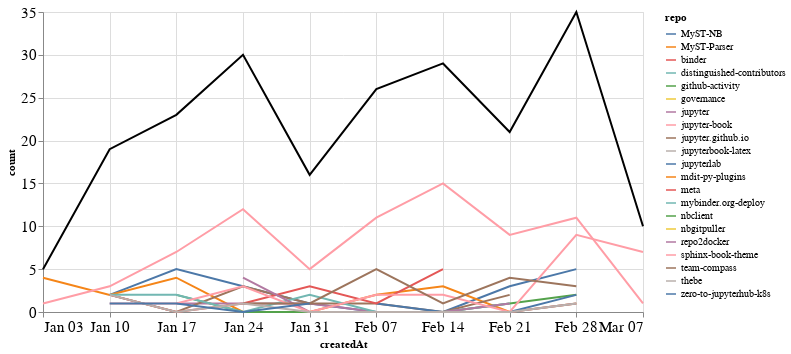

The notebook cell saved with this chart:
### Markdown cell above
### Comments

### Code cell
comments_time = comments.groupby('repo').resample('W', on='createdAt').count()['author'].reset_index()
comments_time = comments_time.rename(columns={'author': 'count'})
comments_time_total = comments_time.groupby('createdAt').agg({"count": "sum"}).reset_index()
ch1 = alt.Chart(comments_time, width=600).mark_line().encode(
    x='createdAt',
    y='count',
    color='repo',
    tooltip="repo"
)

ch2 = alt.Chart(comments_time_total, width=600).mark_line(color="black").encode(
    x='createdAt',
    y='count',
)

ch1 + ch2

### Figure 1 — Vega-Lite specification as saved in the notebook (floating-point values rounded to 4 significant figures)
{"config": {"axisLeft": {"labelFontSize": 15}, "axisBottom": {"labelFontSize": 15}}, "layer": [{"data": {"name": "data-df5646db410f4ff5a5106aaab8491816"}, "mark": "line", "encoding": {"color": {"type": "nominal", "field": "repo"}, "tooltip": {"type": "nominal", "field": "repo"}, "x": {"type": "temporal", "field": "createdAt"}, "y": {"type": "quantitative", "field": "count"}}, "width": 600}, {"data": {"name": "data-c2ee357fbf3b3479f61154fddb0a46fd"}, "mark": {"type": "line", "color": "black"}, "encoding": {"x": {"type": "temporal", "field": "createdAt"}, "y": {"type": "quantitative", "field": "count"}}, "width": 600}], "$schema": "https://vega.github.io/schema/vega-lite/v4.8.1.json", "datasets": {"data-df5646db410f4ff5a5106aaab8491816": [{"repo": "MyST-NB", "createdAt": "2021-01-10T00:00:00", "count": 2}, {"repo": "MyST-NB", "createdAt": "2021-01-17T00:00:00", "count": 5}, {"repo": "MyST-NB", "createdAt": "2021-01-24T00:00:00", "count": 3}, {"repo": "MyST-NB", "createdAt": "2021-01-31T00:00:00", "count": 1}, {"repo": "MyST-NB", "createdAt": "2021-02-07T00:00:00", "count": 0}, {"repo": "MyST-NB", "createdAt": "2021-02-14T00:00:00", "count": 0}, {"repo": "MyST-NB", "createdAt": "2021-02-21T00:00:00", "count": 3}, {"repo": "MyST-NB", "createdAt": "2021-02-28T00:00:00", "count": 5}, {"repo": "MyST-Parser", "createdAt": "2021-01-03T00:00:00", "count": 4}, {"repo": "MyST-Parser", "createdAt": "2021-01-10T00:00:00", "count": 2}, {"repo": "MyST-Parser", "createdAt": "2021-01-17T00:00:00", "count": 4}, {"repo": "MyST-Parser", "createdAt": "2021-01-24T00:00:00", "count": 0}, {"repo": "MyST-Parser", "createdAt": "2021-01-31T00:00:00", "count": 0}, {"repo": "MyST-Parser", "createdAt": "2021-02-07T00:00:00", "count": 2}, {"repo": "MyST-Parser", "createdAt": "2021-02-14T00:00:00", "count": 3}, {"repo": "MyST-Parser", "createdAt": "2021-02-21T00:00:00", "count": 0}, {"repo": "MyST-Parser", "createdAt": "2021-02-28T00:00:00", "count": 1}, {"repo": "binder", "createdAt": "2021-01-31T00:00:00", "count": 1}, {"repo": "distinguished-contributors", "createdAt": "2021-03-07T00:00:00", "count": 2}, {"repo": "github-activity", "createdAt": "2021-01-17T00:00:00", "count": 2}, {"repo": "github-activity", "createdAt": "2021-01-24T00:00:00", "count": 0}, {"repo": "github-activity", "createdAt": "2021-01-31T00:00:00", "count": 0}, {"repo": "github-activity", "createdAt": "2021-02-07T00:00:00", "count": 0}, {"repo": "github-activity", "createdAt": "2021-02-14T00:00:00", "count": 0}, {"repo": "github-activity", "createdAt": "2021-02-21T00:00:00", "count": 1}, {"repo": "github-activity", "createdAt": "2021-02-28T00:00:00", "count": 2}, {"repo": "governance", "createdAt": "2021-01-24T00:00:00", "count": 1}, {"repo": "jupyter", "createdAt": "2021-01-17T00:00:00", "count": 1}, {"repo": "jupyter", "createdAt": "2021-01-24T00:00:00", "count": 1}, {"repo": "jupyter", "createdAt": "2021-01-31T00:00:00", "count": 1}, {"repo": "jupyter", "createdAt": "2021-02-07T00:00:00", "count": 0}, {"repo": "jupyter", "createdAt": "2021-02-14T00:00:00", "count": 0}, {"repo": "jupyter", "createdAt": "2021-02-21T00:00:00", "count": 0}, {"repo": "jupyter", "createdAt": "2021-02-28T00:00:00", "count": 1}, {"repo": "jupyter-book", "createdAt": "2021-01-03T00:00:00", "count": 1}, {"repo": "jupyter-book", "createdAt": "2021-01-10T00:00:00", "count": 3}, {"repo": "jupyter-book", "createdAt": "2021-01-17T00:00:00", "count": 7}, {"repo": "jupyter-book", "createdAt": "2021-01-24T00:00:00", "count": 12}, {"repo": "jupyter-book", "createdAt": "2021-01-31T00:00:00", "count": 5}, {"repo": "jupyter-book", "createdAt": "2021-02-07T00:00:00", "count": 11}, {"repo": "jupyter-book", "createdAt": "2021-02-14T00:00:00", "count": 15}, {"repo": "jupyter-book", "createdAt": "2021-02-21T00:00:00", "count": 9}, {"repo": "jupyter-book", "createdAt": "2021-02-28T00:00:00", "count": 11}, {"repo": "jupyter-book", "createdAt": "2021-03-07T00:00:00", "count": 1}, {"repo": "jupyter.github.io", "createdAt": "2021-01-10T00:00:00", "count": 2}, {"repo": "jupyter.github.io", "createdAt": "2021-01-17T00:00:00", "count": 0}, {"repo": "jupyter.github.io", "createdAt": "2021-01-24T00:00:00", "count": 3}, {"repo": "jupyter.github.io", "createdAt": "2021-01-31T00:00:00", "count": 1}, {"repo": "jupyter.github.io", "createdAt": "2021-02-07T00:00:00", "count": 1}, {"repo": "jupyter.github.io", "createdAt": "2021-02-14T00:00:00", "count": 0}, {"repo": "jupyter.github.io", "createdAt": "2021-02-21T00:00:00", "count": 2}, {"repo": "jupyterbook-latex", "createdAt": "2021-02-07T00:00:00", "count": 2}, {"repo": "jupyterlab", "createdAt": "2021-02-07T00:00:00", "count": 1}, {"repo": "jupyterlab", "createdAt": "2021-02-14T00:00:00", "count": 0}, {"repo": "jupyterlab", "createdAt": "2021-02-21T00:00:00", "count": 0}, {"repo": "jupyterlab", "createdAt": "2021-02-28T00:00:00", "count": 2}, {"repo": "mdit-py-plugins", "createdAt": "2021-02-07T00:00:00", "count": 1}, {"repo": "meta", "createdAt": "2021-01-10T00:00:00", "count": 2}, {"repo": "meta", "createdAt": "2021-01-17T00:00:00", "count": 0}, {"repo": "meta", "createdAt": "2021-01-24T00:00:00", "count": 1}, {"repo": "meta", "createdAt": "2021-01-31T00:00:00", "count": 3}, {"repo": "meta", "createdAt": "2021-02-07T00:00:00", "count": 1}, {"repo": "meta", "createdAt": "2021-02-14T00:00:00", "count": 5}, {"repo": "mybinder.org-deploy", "createdAt": "2021-01-10T00:00:00", "count": 2}, {"repo": "mybinder.org-deploy", "createdAt": "2021-01-17T00:00:00", "count": 2}, {"repo": "mybinder.org-deploy", "createdAt": "2021-01-24T00:00:00", "count": 0}, {"repo": "mybinder.org-deploy", "createdAt": "2021-01-31T00:00:00", "count": 2}, {"repo": "mybinder.org-deploy", "createdAt": "2021-02-07T00:00:00", "count": 0}, {"repo": "mybinder.org-deploy", "createdAt": "2021-02-14T00:00:00", "count": 0}, {"repo": "mybinder.org-deploy", "createdAt": "2021-02-21T00:00:00", "count": 1}, {"repo": "nbclient", "createdAt": "2021-02-14T00:00:00", "count": 3}, {"repo": "nbgitpuller", "createdAt": "2021-01-10T00:00:00", "count": 2}, {"repo": "repo2docker", "createdAt": "2021-01-24T00:00:00", "count": 4}, {"repo": "repo2docker", "createdAt": "2021-01-31T00:00:00", "count": 0}, {"repo": "repo2docker", "createdAt": "2021-02-07T00:00:00", "count": 0}, {"repo": "repo2docker", "createdAt": "2021-02-14T00:00:00", "count": 0}, {"repo": "repo2docker", "createdAt": "2021-02-21T00:00:00", "count": 1}, {"repo": "sphinx-book-theme", "createdAt": "2021-01-10T00:00:00", "count": 1}, {"repo": "sphinx-book-theme", "createdAt": "2021-01-17T00:00:00", "count": 1}, {"repo": "sphinx-book-theme", "createdAt": "2021-01-24T00:00:00", "count": 3}, {"repo": "sphinx-book-theme", "createdAt": "2021-01-31T00:00:00", "count": 0}, {"repo": "sphinx-book-theme", "createdAt": "2021-02-07T00:00:00", "count": 2}, {"repo": "sphinx-book-theme", "createdAt": "2021-02-14T00:00:00", "count": 2}, {"repo": "sphinx-book-theme", "createdAt": "2021-02-21T00:00:00", "count": 0}, {"repo": "sphinx-book-theme", "createdAt": "2021-02-28T00:00:00", "count": 9}, {"repo": "sphinx-book-theme", "createdAt": "2021-03-07T00:00:00", "count": 7}, {"repo": "team-compass", "createdAt": "2021-01-24T00:00:00", "count": 1}, {"repo": "team-compass", "createdAt": "2021-01-31T00:00:00", "count": 1}, {"repo": "team-compass", "createdAt": "2021-02-07T00:00:00", "count": 5}, {"repo": "team-compass", "createdAt": "2021-02-14T00:00:00", "count": 1}, {"repo": "team-compass", "createdAt": "2021-02-21T00:00:00", "count": 4}, {"repo": "team-compass", "createdAt": "2021-02-28T00:00:00", "count": 3}, {"repo": "thebe", "createdAt": "2021-01-10T00:00:00", "count": 2}, {"repo": "thebe", "createdAt": "2021-01-17T00:00:00", "count": 0}, {"repo": "thebe", "createdAt": "2021-01-24T00:00:00", "count": 1}, {"repo": "thebe", "createdAt": "2021-01-31T00:00:00", "count": 0}, {"repo": "thebe", "createdAt": "2021-02-07T00:00:00", "count": 0}, {"repo": "thebe", "createdAt": "2021-02-14T00:00:00", "count": 0}, {"repo": "thebe", "createdAt": "2021-02-21T00:00:00", "count": 0}, {"repo": "thebe", "createdAt": "2021-02-28T00:00:00", "count": 1}, {"repo": "zero-to-jupyterhub-k8s", "createdAt": "2021-01-10T00:00:00", "count": 1}, {"repo": "zero-to-jupyterhub-k8s", "createdAt": "2021-01-17T00:00:00", "count": 1}, {"repo": "zero-to-jupyterhub-k8s", "createdAt": "2021-01-24T00:00:00", "count": 0}, {"repo": "zero-to-jupyterhub-k8s", "createdAt": "2021-01-31T00:00:00", "count": 1}], "data-c2ee357fbf3b3479f61154fddb0a46fd": [{"createdAt": "2021-01-03T00:00:00", "count": 5}, {"createdAt": "2021-01-10T00:00:00", "count": 19}, {"createdAt": "2021-01-17T00:00:00", "count": 23}, {"createdAt": "2021-01-24T00:00:00", "count": 30}, {"createdAt": "2021-01-31T00:00:00", "count": 16}, {"createdAt": "2021-02-07T00:00:00", "count": 26}, {"createdAt": "2021-02-14T00:00:00", "count": 29}, {"createdAt": "2021-02-21T00:00:00", "count": 21}, {"createdAt": "2021-02-28T00:00:00", "count": 35}, {"createdAt": "2021-03-07T00:00:00", "count": 10}]}}
